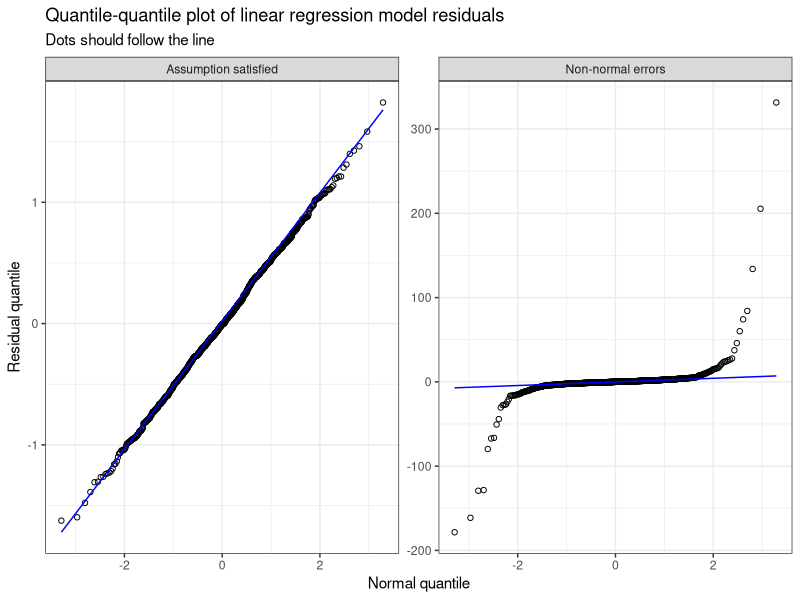
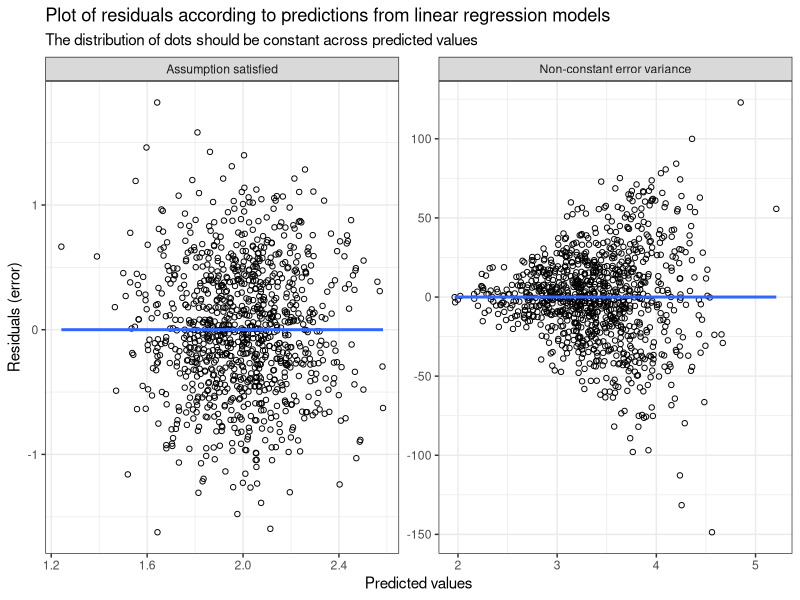
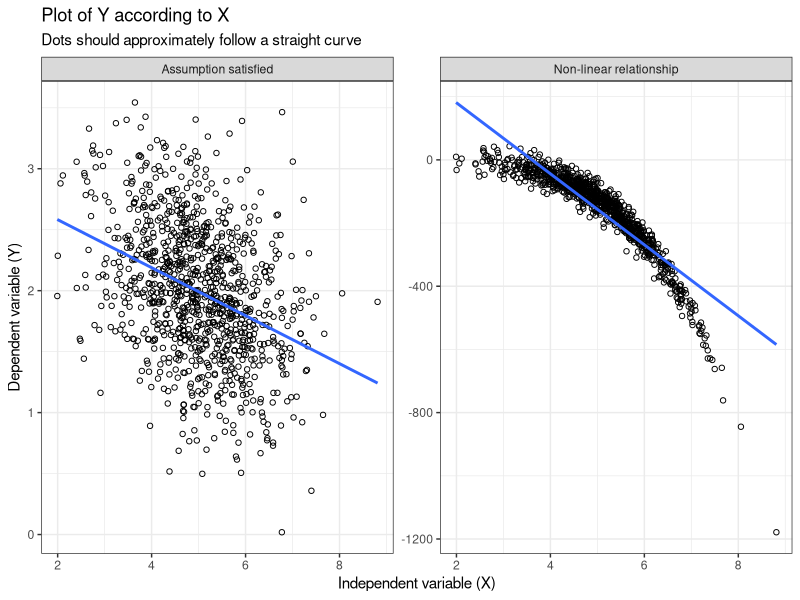

Here is the R script that generated these plots, in order:
## ---- chunk 1
#| label: tbl-assumptions
#| tbl-cap: "Assumptions of linear regression model (ordinary least squares)"

tibble::tribble(
  ~Assumption, ~Description, ~Verifications, ~Solution,
  "Independence", "Observations or individuals should be independent", "Study design", 
    "Use a hierarchical, mixed or random effects model instead of traditional model",
  "Normality", "Model errors/residuals follow a normal/Gaussian distribution", "Quantile quantile-plot of residuals", 
    "Transformation of dependent variable (e.g., log) or using a different distribution family",
  "Homoscedasticity", "Variance of errors is constant across values of X", "Plot of residuals * predicted values",
    "Transformation of dependent variable (e.g., log) or using a different distribution family",
  "Linearity", "The relationship between X and Y is linear", "Plot of X * Y", 
    "Transformation of independent variables (e.g., restricted cubic spline)"
) |>
  knitr::kable()

## ---- chunk 2

# load package needed
library(dplyr)
library(ggplot2)

set.seed(1)

# Simulate data
  sample_size <- 1000

# Generate independent variable
  X <- rnorm(n=sample_size, mean=5, sd=1)

# Generate a linear relationship based on X
  
  b0 <- 3.0 # hypothetical average in this sample
  b1 <- -0.2 # hypothetical relationship
  EQ <-  b0 + b1 * X
  
  ## Reference model - ideal scenario
  Y  <-  rnorm(n=sample_size, EQ, sd=0.5)
  ## Normality assumption not satisfied
  Y_skewed <- rcauchy(n=sample_size, EQ)
  ## Homoscedasticity assumption  not satisfied
  Y_hetero <- rnorm(n=sample_size, EQ, sd=X**2)
  ## Linearity assumption not satisfied
  EQ_nonlin <- b0 + b1*X + b1*X**4
  Y_nonlin <- rnorm(sample_size, EQ_nonlin, sd=25)

# Generate linear model
  lm_model <- lm(Y~X)
  lm_model_skew <- lm(Y_skewed ~ X)
  lm_model_hetero <- lm(Y_hetero ~ X)
  lm_model_nonlin <- lm(Y_nonlin ~ X)

# combine values of X, model errors (residuals) and predicted values
output_ref <- 
  tibble::tibble(
    X = X, 
    Y = Y,
    residuals = residuals(lm_model),
    predictions = predict(lm_model)) |>
  dplyr::mutate(
    scenario=1
  )

output_skew <-
  tibble::tibble(
    X = X, 
    Y = Y_skewed,
    residuals = residuals(lm_model_skew),
    predictions = predict(lm_model_skew)
  ) |>
  dplyr::mutate(
    scenario=2
  )

output_hetero <-
  tibble::tibble(
    X = X, 
    Y = Y_hetero,
    residuals = residuals(lm_model_hetero),
    predictions = predict(lm_model_hetero)
  ) |>
  dplyr::mutate(
    scenario=3
  )

output_nonlin <-
  tibble::tibble(
    X = X, 
    Y = Y_nonlin,
    residuals = residuals(lm_model_nonlin),
    predictions = predict(lm_model_nonlin)
  ) |>
  dplyr::mutate(
    scenario=4
  )

  ## append the three data
  output_all <- 
    rbind(output_ref,
        output_skew,
        output_hetero,
        output_nonlin
        )
  
  ## Clean temporary data
  rm(list=c("output_ref","output_skew", "output_hetero", "output_nonlin"))

# add descriptive labels
output_all$scenario_f <- 
  factor(output_all$scenario,
         levels = c(1,2,3,4),
         labels = c("Assumption satisfied",
                    "Non-normal errors",
                    "Non-constant error variance",
                    "Non-linear relationship"))

  
## ---- chunk 3
#| label: fig-normal
#| fig-cap: "Normality assumption in linear regression model"

library(ggplot2)

output_all |>
  dplyr::filter(scenario %in% c(1,2)) |> 
  ggplot2::ggplot(aes(sample=residuals)) +
  geom_qq(shape=1)+
  geom_qq_line(color="blue") +
  facet_wrap(~scenario_f,scales = "free_y") +
  labs(title="Quantile-quantile plot of linear regression model residuals",
       subtitle="Dots should follow the line",
       x="Normal quantile",
       y="Residual quantile") +
  theme_bw()


## ---- chunk 4
#| label: fig-variance
#| fig-cap: "Homoscedasticity assumption (constant variance of errors) in linear regression model"

output_all |>
  dplyr::filter(scenario %in% c(1,3)) |> 
  ggplot2::ggplot(aes(y=residuals,x=predictions)) +
  geom_point(shape=1) +
  geom_smooth(method = "lm",se=FALSE) +
  facet_wrap(~scenario_f,scales = "free") +
  labs(title="Plot of residuals according to predictions from linear regression models",
       subtitle="The distribution of dots should be constant across predicted values",
       x="Predicted values",
       y="Residuals (error)") +
  theme_bw()


## ---- chunk 5
#| label: fig-lin
#| fig-cap: "Linearity assumption (linear relationship between X and Y) in linear regression model"
#| echo: false

output_all |>
  dplyr::filter(scenario %in% c(1,4)) |> 
  ggplot(aes(y=Y,x=X)) +
  geom_point(shape=1) +
  geom_smooth(method = "lm",se=FALSE) +
  facet_wrap(~scenario_f,scales = "free") +
  labs(title="Plot of Y according to X",
       subtitle="Dots should approximately follow a straight curve",
       x="Independent variable (X)",
       y="Dependent variable (Y)") +
  theme_bw()


